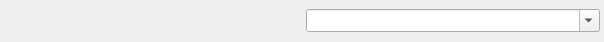
<?xml version="1.0" encoding="UTF-8"?>
<ui version="4.0">
 <author>David Sugar</author>
 <comment>** Copyright (C) 2011-2019 David Sugar &gt;tychosoft@gmail.com&lt;.
**
** This program is free software: you can redistribute it and/or modify
** it under the terms of the GNU General Public License as published
** by the Free Software Foundation, either version 3 of the License, or
** (at your option) any later version.
**
** This program is distributed in the hope that it will be useful,
** but WITHOUT ANY WARRANTY; without even the implied warranty of
** MERCHANTABILITY or FITNESS FOR A PARTICULAR PURPOSE.  See the
** GNU General Public License for more details.
**
** You should have received a copy of the GNU General Public License
** along with this program.  If not, see &lt;http://www.gnu.org/licenses/&gt;.</comment>
 <class>Toolbar</class>
 <widget class="QWidget" name="Toolbar">
  <property name="geometry">
   <rect>
    <x>0</x>
    <y>0</y>
    <width>604</width>
    <height>42</height>
   </rect>
  </property>
  <property name="windowTitle">
   <string notr="true">Form</string>
  </property>
  <layout class="QHBoxLayout" name="horizontalLayout">
   <property name="spacing">
    <number>0</number>
   </property>
   <property name="leftMargin">
    <number>4</number>
   </property>
   <property name="topMargin">
    <number>4</number>
   </property>
   <property name="rightMargin">
    <number>4</number>
   </property>
   <property name="bottomMargin">
    <number>4</number>
   </property>
   <item>
    <spacer name="horizontalSpacer">
     <property name="orientation">
      <enum>Qt::Horizontal</enum>
     </property>
     <property name="sizeType">
      <enum>QSizePolicy::Expanding</enum>
     </property>
     <property name="sizeHint" stdset="0">
      <size>
       <width>40</width>
       <height>20</height>
      </size>
     </property>
    </spacer>
   </item>
   <item>
    <widget class="QLabel" name="searchLabel">
     <property name="sizePolicy">
      <sizepolicy hsizetype="Preferred" vsizetype="Fixed">
       <horstretch>0</horstretch>
       <verstretch>0</verstretch>
      </sizepolicy>
     </property>
     <property name="maximumSize">
      <size>
       <width>22</width>
       <height>22</height>
      </size>
     </property>
     <property name="text">
      <string/>
     </property>
     <property name="pixmap">
      <pixmap resource="../qrc/light.qrc">:/images/searchicon.png</pixmap>
     </property>
     <property name="alignment">
      <set>Qt::AlignRight|Qt::AlignTrailing|Qt::AlignVCenter</set>
     </property>
     <property name="indent">
      <number>0</number>
     </property>
    </widget>
   </item>
   <item>
    <widget class="QComboBox" name="searchBox">
     <property name="sizePolicy">
      <sizepolicy hsizetype="Expanding" vsizetype="Fixed">
       <horstretch>0</horstretch>
       <verstretch>0</verstretch>
      </sizepolicy>
     </property>
     <property name="minimumSize">
      <size>
       <width>192</width>
       <height>0</height>
      </size>
     </property>
     <property name="maximumSize">
      <size>
       <width>16777215</width>
       <height>23</height>
      </size>
     </property>
     <property name="editable">
      <bool>true</bool>
     </property>
    </widget>
   </item>
  </layout>
 </widget>
 <resources>
  <include location="../qrc/light.qrc"/>
 </resources>
 <connections/>
</ui>
